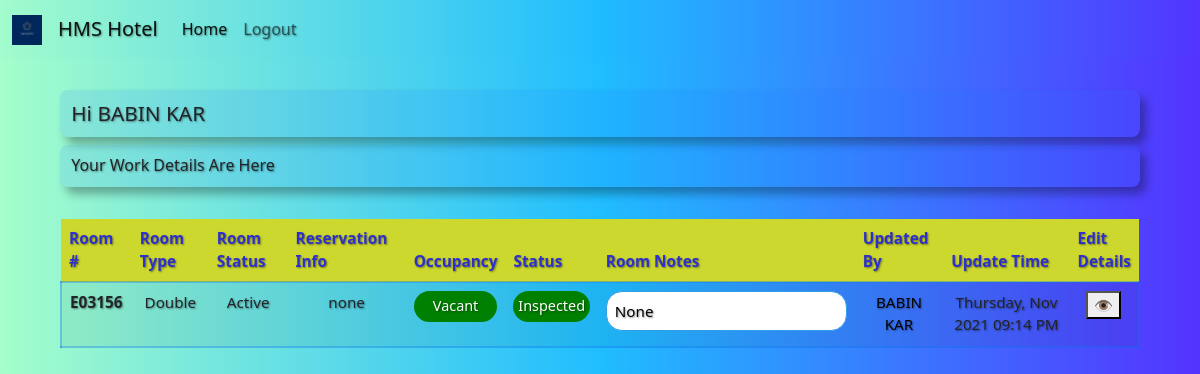
/index/ (signed in), run on the app's committed database.
### hms_app/models.py (models this page shows)
class Room_details(models.Model):
    id = models.AutoField(primary_key=True)
    room_id = models.ForeignKey(Room, on_delete=models.SET_NULL,null=True)
    room_type = models.CharField(max_length=20)
    room_status = models.CharField(max_length=20,default="Active")
    room_reservation_info = models.CharField(max_length=20,null=True)
    room_occupancy = models.CharField(max_length=20,default="Vacant")
    room_notes = models.CharField(max_length=250,null=True)
    room_housekeeper_note = models.CharField(max_length=255,null=True)
    room_inspect_status = models.CharField(max_length=20, default="Inspected")
    room_housekeeper = models.ForeignKey(Housekeeper, on_delete=models.SET_NULL,null=True)
    room_updated_by = models.CharField(max_length=50 ,null=True)
    room_updated_time = models.CharField(max_length=20, null=True)

class Room(models.Model):
    room_id = models.AutoField(primary_key=True)
    floor_id = models.ForeignKey(Room_floor, on_delete=models.SET_NULL,null=True)
    room_name = models.CharField(max_length=30)

### hms_app/views.py (the view, shortened to what this page needs)
# urls.py: path("index/",views.housekeeper_index, name="housekeeper_index"),
def housekeeper_index(request):
    if request.session.has_key('login'):
        user_id = request.session.get('housekeeper_id')
        user_name = request.session.get('housekeepr_name')
        housekeeper = Housekeeper.objects.get(id=user_id)
        housekeeper_room_visit = Housekeeper_room_visit.objects.all().filter(
            housekeeper_id=housekeeper).order_by("-id")[0:1]
        for i in housekeeper_room_visit:
            room_details = Room_details.objects.all().filter(room_id=i.room_id)
        my_dict = {
            "name": user_name,
            "housekeeper_room_visit": room_details,
        }
        return render(request, "housekeeper/index.html",context= my_dict)
    else:
        return render(request, 'other/login.html')

### templates/housekeeper/index.html (shortened to what this page needs)
{% extends 'housekeeper/head.html' %}
{% block body_blocks %}
<div style="width: 90%; margin: 2rem auto; ">
        <div>
            <h3>Hi {{name}}</h3>
            <h3 style="font-size: 1rem !important;">Your Work Details Are Here</h3>
        </div>
        <div style="margin-top: 2rem; ; margin-bottom: 5rem;overflow: auto;">
                <table  class="table table-striped">
                <thead >
                    <tr style="background-color: rgb(205, 216, 47);">
                        <th scope="col">Room #</th>
                        <th scope="col">Room Type</th>
                        <th scope="col">Room Status</th>
                        <th scope="col">Reservation Info</th>
                        <th scope="col">Occupancy</th>
                        <th scope="col">Status</th>
                        <th scope="col">Room Notes</th>
                        <th scope="col">Updated By</th>
                        <th scope="col">Update Time</th>
                        <th scope="col">Edit Details</th>
                    </tr>
                </thead>
                <tbody>
                    {% if housekeeper_room_visit %}
                    {% for room in  housekeeper_room_visit   %}
                    <tr style="border: 2px solid rgba(9, 108, 221, 0.363);">
                        <th scope="row">{{room.room_id.room_name}}</th>
                        <td>{{room.room_type}}</td>
                        <td class="{{room.room_status}}">{{room.room_status}}</td>
                        <td>{{room.room_reservation_info}}</td>
                        <td ><p class="{{room.room_occupancy}}">{{room.room_occupancy}}</p></td>
                        <td ><p class="{{room.room_inspect_status}}">{{room.room_inspect_status}}</p></td>
                        <td> <input class="note_class" type="text" value="{{room.room_notes}}"></td>
                        <td style="color: rgb(0, 0, 0);">{{room.room_updated_by}}</td>
                        <td>{{room.room_updated_time}}</td>
                        <td style="width: 2rem;">
                        <form action="{% url 'hmsapp:housekeeper_room_manage' %}" method="POST">
                            <button  type="submit" class="click_button" >&#x1F441;</button>
                        </form>
                        </td>
                    </tr>
                    {% endfor %}
                    {% endif %}
                </tbody>
                </table>
        </div>
</div>
{% endblock %}

### static/css/style.css (style rules this page uses)
* { scrollbar-width: thin; scrollbar-color: #206eff1e; }
body { margin: 0px; padding: 0px; box-sizing: border-box; background: #5433FF !important; background: -webkit-linear-gradient(to right, #A5FECB, #20BDFF, #5433FF) !important; background: linear-gradient(to right, #A5FECB, #20BDFF, #5433FF) !important; font-family: 'Roboto',sans-serif; text-shadow: 1px 1px 2px rgba(0, 0, 0, 0.432); }
p { font-size: .9rem; }
table, tr, td { border-collapse: collapse; border: none; padding: .6rem; }
th { padding: .6rem; color: rgb(45, 48, 204); font-size: .96rem !important; }
td { font-size: .95rem !important; text-align: center; }
.Inspected, .Vacant, .Available { padding: .3rem; background-color:green; border-radius: 16px; text-align: center; color: white; }
.Active { color: green; }
.note_class { border: 1px rgb(51, 157, 228) solid; border-radius: 16px; padding: .5rem; background-color: white !important; text-shadow: 1px 1px 2px rgba(0, 0, 0, 0.432); }
h3 { border-radius: 8px; padding: .7rem; background-color: #206eff1e; box-shadow: 6px 7px 10px rgba(0, 0, 0, 0.315); font-size: 1.3rem !important; }

### data on the page
Room_details: room_id.room_name "E03156", room_type "Double", room_status "Active", room_reservation_info "none", room_occupancy "Vacant", room_inspect_status "Inspected", room_notes "None", room_updated_by "BABIN KAR", room_updated_time "Thursday, Nov 2021 09:14 PM"

### other printed values
{{ name }} "BABIN KAR"
